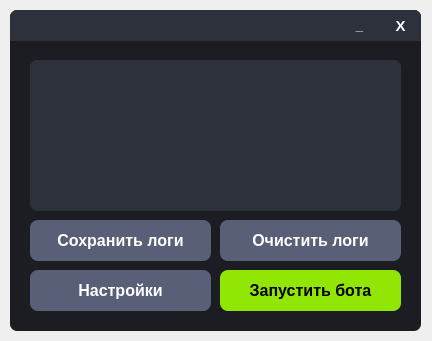
<?xml version="1.0" encoding="UTF-8"?>
<ui version="4.0">
 <class>MainWindow</class>
 <widget class="QMainWindow" name="MainWindow">
  <property name="geometry">
   <rect>
    <x>0</x>
    <y>0</y>
    <width>432</width>
    <height>341</height>
   </rect>
  </property>
  <property name="windowTitle">
   <string>MainWindow</string>
  </property>
  <widget class="QWidget" name="centralwidget">
   <widget class="QFrame" name="Window">
    <property name="geometry">
     <rect>
      <x>10</x>
      <y>10</y>
      <width>411</width>
      <height>321</height>
     </rect>
    </property>
    <property name="styleSheet">
     <string notr="true">QFrame{
	border-radius: 7px;
	background-color: #1B1D23;
}

QScrollBar:vertical{
	border: none;
    background: #595F76;
    width: 15px;
    margin: 15px 0 15px 0;
	border-radius: 0px;
 }

QScrollBar::handle:vertical{	
	background-color: #494E61;
	min-height: 30px;
}
QScrollBar::handle:vertical:hover{	
	background-color: #D5006A;
}
QScrollBar::handle:vertical:pressed{	
	background-color: #B9005C;
}

QScrollBar::sub-line:vertical{
	border: none;
	background-color: #3A3F50;
	height: 15px;
	border-top-left-radius: 7px;
	border-top-right-radius: 7px;
	subcontrol-position: top;
	subcontrol-origin: margin;
}
QScrollBar::sub-line:vertical:hover{	
	background-color: #D5006A;
}
QScrollBar::sub-line:vertical:pressed{	
	background-color: #B9005C;
}

QScrollBar::add-line:vertical{
	border: none;
	background-color: #3A3F50;
	height: 15px;
	border-bottom-left-radius: 7px;
	border-bottom-right-radius: 7px;
	subcontrol-position: bottom;
	subcontrol-origin: margin;
}
QScrollBar::add-line:vertical:hover{	
	background-color: #D5006A;
}
QScrollBar::add-line:vertical:pressed{	
	background-color: #B9005C;
}

QScrollBar::up-arrow:vertical, QScrollBar::down-arrow:vertical{
	background: none;
}
QScrollBar::add-page:vertical, QScrollBar::sub-page:vertical{
	background: none;
}

QScrollBar:horizontal{
	border: none;
    background: #595F76;
	height: 15px;
	margin: 0px 15 0px 15;
	border-radius: opx;
 }

QScrollBar::handle:horizontal{	
	background-color: #494E61;
	min-width: 30px;
}
QScrollBar::handle:horizontal:hover{	
	background-color: #D5006A;
}
QScrollBar::handle:horizontal:pressed{	
	background-color: #B9005C;
}

QScrollBar::sub-line:horizontal{
	border: none;
	background-color: #3A3F50;
	width: 15px;
	border-top-left-radius: 7px;
	border-bottom-left-radius: 7px;
	subcontrol-position: left;
	subcontrol-origin: margin;
}
QScrollBar::sub-line:horizontal:hover{	
	background-color:#D5006A;
}
QScrollBar::sub-line:horizontal:pressed{	
	background-color: #B9005C;
}

QScrollBar::add-line:horizontal{
	border: none;
	background-color: #3A3F50;
	width: 15px;
	border-top-right-radius: 7px;
	border-bottom-right-radius: 7px;
	subcontrol-position: right;
	subcontrol-origin: margin;
}
QScrollBar::add-line:horizontal:hover{	
	background-color: #D5006A;
}
QScrollBar::add-line:horizontal:pressed{	
	background-color: #B9005C;
}

QScrollBar::up-arrow:horizontal, QScrollBar::down-arrow:horizontal{
	background: none;
}
QScrollBar::add-page:horizontal, QScrollBar::sub-page:horizontal{
	background: none;
}</string>
    </property>
    <property name="frameShape">
     <enum>QFrame::StyledPanel</enum>
    </property>
    <property name="frameShadow">
     <enum>QFrame::Raised</enum>
    </property>
    <widget class="QFrame" name="WindowFrame">
     <property name="geometry">
      <rect>
       <x>0</x>
       <y>0</y>
       <width>411</width>
       <height>31</height>
      </rect>
     </property>
     <property name="styleSheet">
      <string notr="true">QFrame{
	border-bottom-left-radius: 0px;
	border-bottom-right-radius: 0px;
	background-color: #2C313C;
}</string>
     </property>
     <property name="frameShape">
      <enum>QFrame::StyledPanel</enum>
     </property>
     <property name="frameShadow">
      <enum>QFrame::Raised</enum>
     </property>
     <widget class="QPushButton" name="CloseWindowButton">
      <property name="geometry">
       <rect>
        <x>370</x>
        <y>0</y>
        <width>41</width>
        <height>31</height>
       </rect>
      </property>
      <property name="font">
       <font>
        <pointsize>11</pointsize>
        <weight>75</weight>
        <bold>true</bold>
       </font>
      </property>
      <property name="cursor">
       <cursorShape>PointingHandCursor</cursorShape>
      </property>
      <property name="styleSheet">
       <string notr="true">QPushButton{
	color: white;
	border: none;
	border-top-right-radius: 7px;
	background-color: #2C313C;
}

QPushButton:hover{
	background-color: #45494D;
}

QPushButton:pressed{
	color: #EA2F4E;
}</string>
      </property>
      <property name="text">
       <string>X</string>
      </property>
     </widget>
     <widget class="QPushButton" name="MinimizeWindowButton">
      <property name="geometry">
       <rect>
        <x>329</x>
        <y>0</y>
        <width>41</width>
        <height>31</height>
       </rect>
      </property>
      <property name="font">
       <font>
        <pointsize>10</pointsize>
        <weight>75</weight>
        <bold>true</bold>
       </font>
      </property>
      <property name="cursor">
       <cursorShape>PointingHandCursor</cursorShape>
      </property>
      <property name="styleSheet">
       <string notr="true">QPushButton{
	color: white;
	border: none;
	border-top-right-radius: 7px;
	background-color: #2C313C;
}

QPushButton:hover{
	background-color: #45494D;
}

QPushButton:pressed{
	color: #EA2F4E;
}</string>
      </property>
      <property name="text">
       <string>_</string>
      </property>
      <property name="default">
       <bool>false</bool>
      </property>
     </widget>
    </widget>
    <widget class="QPushButton" name="OnOrOffBotButton">
     <property name="geometry">
      <rect>
       <x>210</x>
       <y>260</y>
       <width>181</width>
       <height>41</height>
      </rect>
     </property>
     <property name="font">
      <font>
       <pointsize>12</pointsize>
       <weight>75</weight>
       <bold>true</bold>
      </font>
     </property>
     <property name="cursor">
      <cursorShape>PointingHandCursor</cursorShape>
     </property>
     <property name="styleSheet">
      <string notr="true">QPushButton{
	border-radius: 8px;
	background-color: #92E604;
}

QPushButton:hover{
	background-color: #8BDC03;
}

QPushButton:pressed{
	background-color: #7DC802;
}</string>
     </property>
     <property name="text">
      <string>Запустить бота</string>
     </property>
    </widget>
    <widget class="QPushButton" name="SettingsWindowButton">
     <property name="geometry">
      <rect>
       <x>20</x>
       <y>260</y>
       <width>181</width>
       <height>41</height>
      </rect>
     </property>
     <property name="font">
      <font>
       <pointsize>12</pointsize>
       <weight>75</weight>
       <bold>true</bold>
      </font>
     </property>
     <property name="cursor">
      <cursorShape>PointingHandCursor</cursorShape>
     </property>
     <property name="styleSheet">
      <string notr="true">QPushButton{
	color: white;
	border-radius: 8px;
	background-color: #595F76;
}

QPushButton:hover{
	background-color: #50566E;
}

QPushButton:pressed{
	background-color: #434965;
}</string>
     </property>
     <property name="text">
      <string>Настройки</string>
     </property>
    </widget>
    <widget class="QListWidget" name="LogListWidget">
     <property name="geometry">
      <rect>
       <x>20</x>
       <y>50</y>
       <width>371</width>
       <height>151</height>
      </rect>
     </property>
     <property name="font">
      <font>
       <pointsize>9</pointsize>
       <weight>75</weight>
       <bold>true</bold>
      </font>
     </property>
     <property name="tabletTracking">
      <bool>false</bool>
     </property>
     <property name="autoFillBackground">
      <bool>false</bool>
     </property>
     <property name="styleSheet">
      <string notr="true">QListWidget{
	color: white;
	border-radius: 7px;
	background-color: #2C313C;
}
</string>
     </property>
     <property name="frameShape">
      <enum>QFrame::StyledPanel</enum>
     </property>
     <property name="frameShadow">
      <enum>QFrame::Sunken</enum>
     </property>
     <property name="lineWidth">
      <number>1</number>
     </property>
     <property name="verticalScrollBarPolicy">
      <enum>Qt::ScrollBarAsNeeded</enum>
     </property>
     <property name="horizontalScrollBarPolicy">
      <enum>Qt::ScrollBarAsNeeded</enum>
     </property>
     <property name="sizeAdjustPolicy">
      <enum>QAbstractScrollArea::AdjustIgnored</enum>
     </property>
     <property name="autoScroll">
      <bool>true</bool>
     </property>
     <property name="tabKeyNavigation">
      <bool>false</bool>
     </property>
     <property name="showDropIndicator" stdset="0">
      <bool>true</bool>
     </property>
     <property name="dragDropOverwriteMode">
      <bool>false</bool>
     </property>
     <property name="alternatingRowColors">
      <bool>false</bool>
     </property>
     <property name="verticalScrollMode">
      <enum>QAbstractItemView::ScrollPerItem</enum>
     </property>
     <property name="horizontalScrollMode">
      <enum>QAbstractItemView::ScrollPerItem</enum>
     </property>
     <property name="movement">
      <enum>QListView::Static</enum>
     </property>
     <property name="flow">
      <enum>QListView::TopToBottom</enum>
     </property>
     <property name="isWrapping" stdset="0">
      <bool>false</bool>
     </property>
     <property name="resizeMode">
      <enum>QListView::Fixed</enum>
     </property>
     <property name="layoutMode">
      <enum>QListView::SinglePass</enum>
     </property>
     <property name="viewMode">
      <enum>QListView::ListMode</enum>
     </property>
     <property name="uniformItemSizes">
      <bool>false</bool>
     </property>
     <property name="wordWrap">
      <bool>false</bool>
     </property>
     <property name="selectionRectVisible">
      <bool>false</bool>
     </property>
     <property name="sortingEnabled">
      <bool>false</bool>
     </property>
    </widget>
    <widget class="QPushButton" name="SaveLogButton">
     <property name="geometry">
      <rect>
       <x>20</x>
       <y>210</y>
       <width>181</width>
       <height>41</height>
      </rect>
     </property>
     <property name="font">
      <font>
       <pointsize>12</pointsize>
       <weight>75</weight>
       <bold>true</bold>
      </font>
     </property>
     <property name="cursor">
      <cursorShape>PointingHandCursor</cursorShape>
     </property>
     <property name="styleSheet">
      <string notr="true">QPushButton{
	color: white;
	border-radius: 8px;
	background-color: #595F76;
}

QPushButton:hover{
	background-color: #50566E;
}

QPushButton:pressed{
	background-color: #434965;
}</string>
     </property>
     <property name="text">
      <string>Сохранить логи</string>
     </property>
    </widget>
    <widget class="QPushButton" name="ClearLogButton">
     <property name="geometry">
      <rect>
       <x>210</x>
       <y>210</y>
       <width>181</width>
       <height>41</height>
      </rect>
     </property>
     <property name="font">
      <font>
       <pointsize>12</pointsize>
       <weight>75</weight>
       <bold>true</bold>
      </font>
     </property>
     <property name="cursor">
      <cursorShape>PointingHandCursor</cursorShape>
     </property>
     <property name="styleSheet">
      <string notr="true">QPushButton{
	color: white;
	border-radius: 8px;
	background-color: #595F76;
}

QPushButton:hover{
	background-color: #50566E;
}

QPushButton:pressed{
	background-color: #434965;
}</string>
     </property>
     <property name="text">
      <string>Очистить логи</string>
     </property>
    </widget>
   </widget>
  </widget>
 </widget>
 <resources/>
 <connections/>
</ui>
